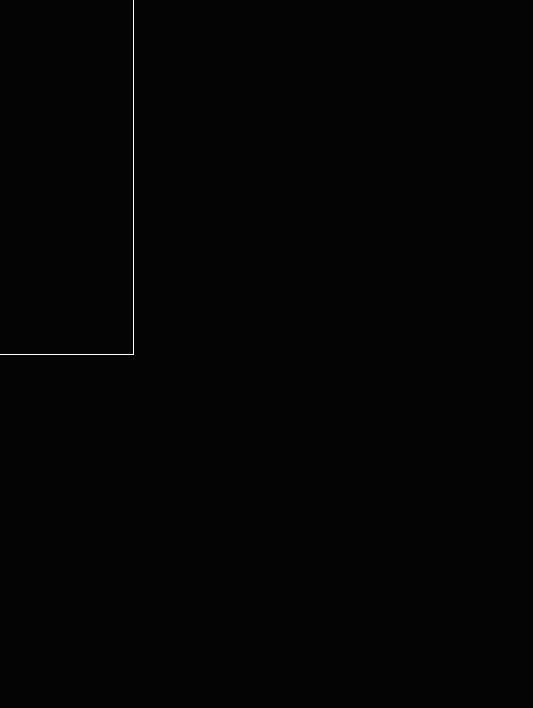
Frame 1 (no input)
Frame 60 (the mouse pressed at the canvas centre just before this capture): identical to frame 1, image omitted
Frame 120 (the mouse held since frame 60 and released just before this capture): identical to frame 1, image omitted

The Processing sketch that drew this single still picture (run headless with seeded random() and noise(); from frame 60 on, the mouse is pressed at the canvas centre):

// Processing sketch: MouseRepeat
// ── MouseRepeat.pde
// Divan Quality, Spectrum 19 Palette

int X_REPEATS = 4;
int Y_REPEATS = 2;

void setup()
{
  size(533, 708); // 54" x 72" at 1/18th resolution 
  background(#050505); // Petrol 
  noSmooth();
  
  stroke(#FFFFFF);
  line(width / X_REPEATS, 0, width / X_REPEATS, height / Y_REPEATS);
  line(0, height / Y_REPEATS, width / X_REPEATS, height / Y_REPEATS);
  
  noStroke();
  fill(#B83D4E); // Geranium
}

void draw()
{
}

void mouseDragged()
{
  if (mouseX < width / X_REPEATS && mouseY < height / Y_REPEATS) {
    for (int i = 0; i < X_REPEATS; i++) {
      for (int j = 0; j < Y_REPEATS; j++) {
        ellipse(mouseX + i * width / X_REPEATS, mouseY + j * height / Y_REPEATS, 10, 10);
      }
    }
  }
}
